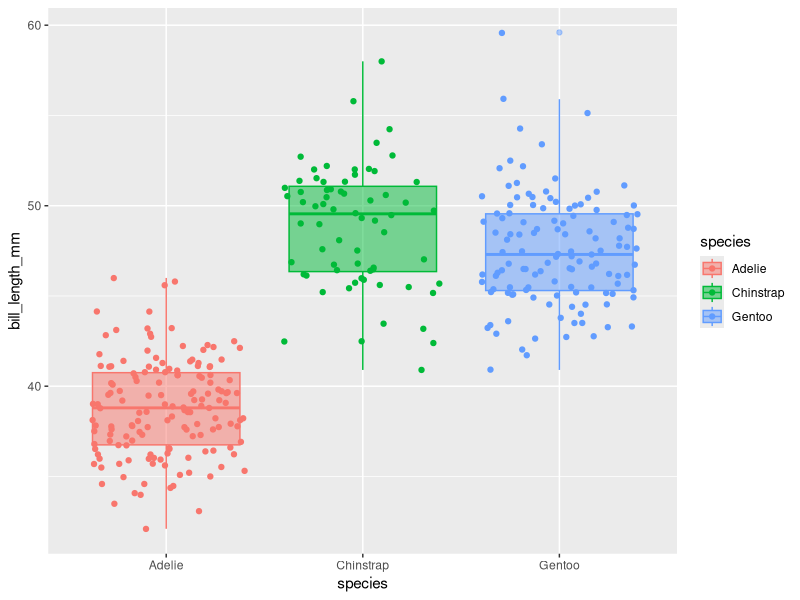

R code for this plot:
## ---- chunk 1
#| warning: false
library(tidyverse)
library(palmerpenguins)
penguins %>% 
  group_by(species) %>% 
  drop_na() %>% 
  summarise(bill_length_mean = mean(bill_length_mm), bill_lengh_sd = sd(bill_length_mm))

## ---- chunk 2
penguins %>% 
  filter(species=="Adelie") %>% 
  select(bill_length_mm) -> m
t.test(m, mu = 39.2, alternative = "two.sided")
t.test(m, mu = 39.2, alternative = "greater")
t.test(m, mu = 39.2, alternative = "less")

penguins %>% 
  filter(species=="Chinstrap") %>% 
  select(bill_length_mm) -> m
t.test(m, mu = 39.2, alternative = "two.sided")
t.test(m, mu = 39.2, alternative = "greater")
t.test(m, mu = 39.2, alternative = "less")

penguins %>% 
  filter(species=="Gentoo") %>% 
  select(bill_length_mm) -> m
t.test(m, mu = 39.2, alternative = "two.sided")
t.test(m, mu = 39.2, alternative = "greater")
t.test(m, mu = 39.2, alternative = "less")

## ---- chunk 3
penguins %>% 
  filter(species=="Adelie") %>% 
  pull(bill_length_mm)-> m # Note that I had to use the fucntion pull to extract a numeric vector rather than a tibble acecpted by t.test before
wilcox.test(m, mu = 39.2, alternative = "two.sided")
wilcox.test(m, mu = 39.2, alternative = "greater")
wilcox.test(m, mu = 39.2, alternative = "less")

## ---- chunk 4

## Method 1

penguins %>% 
  filter(species=="Chinstrap") %>% 
  pull(bill_length_mm)->x

penguins %>% 
  filter(species=="Gentoo") %>% 
  pull(bill_length_mm)->y

t.test(x, y, var.equal = TRUE, alternative="two.sided") # testing if they are different
t.test(x, y, alternative="greater")
t.test(x, y, alternative="less")

## Method 2

penguins %>% 
  filter(species!="Adelie")->peng.t.test 
  t.test(bill_length_mm~species, var.equal=TRUE, data = peng.t.test)
   t.test(bill_length_mm~species, var.equal=FALSE, data = peng.t.test)
## ---- chunk 5
anova_result <- aov(bill_length_mm ~ species, data = penguins)
summary(anova_result)
## ---- chunk 6
#| warning: false
penguins %>% 
  ggplot(aes(species, bill_length_mm, color=species, fill=species))+
  geom_jitter() +
  geom_boxplot(alpha=0.5)

## ---- chunk 7
TukeyHSD(anova_result)
